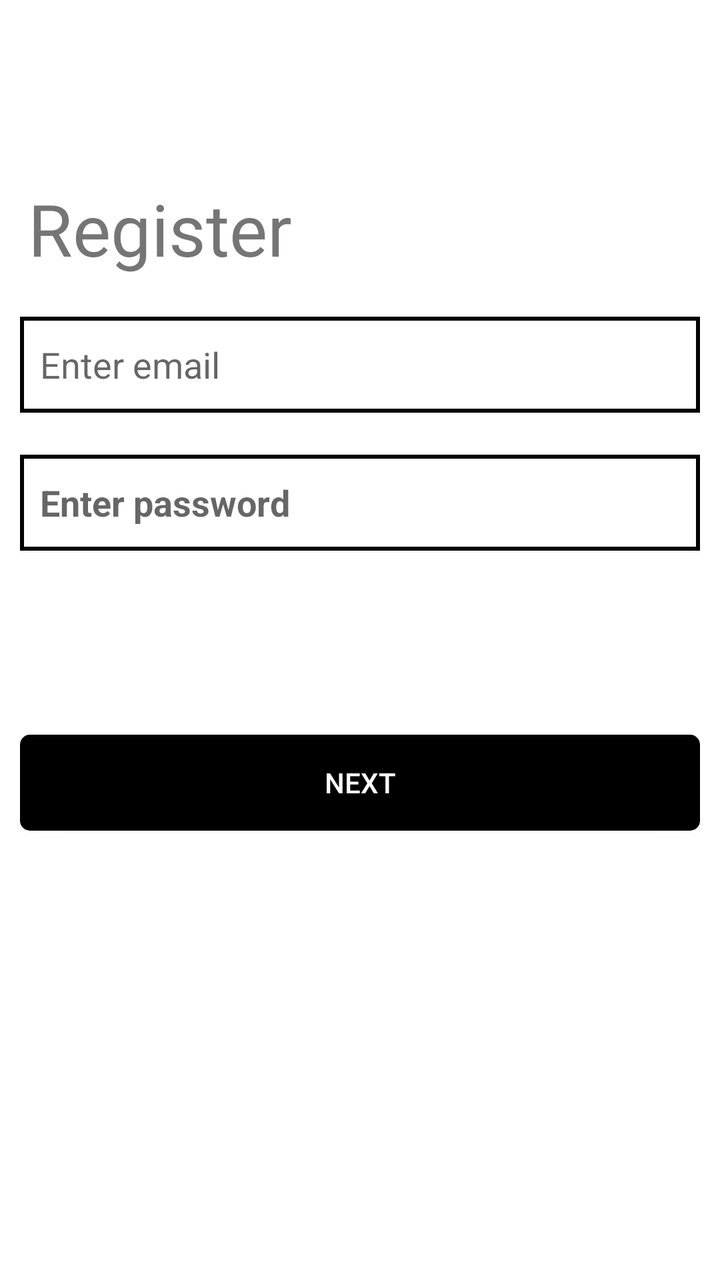
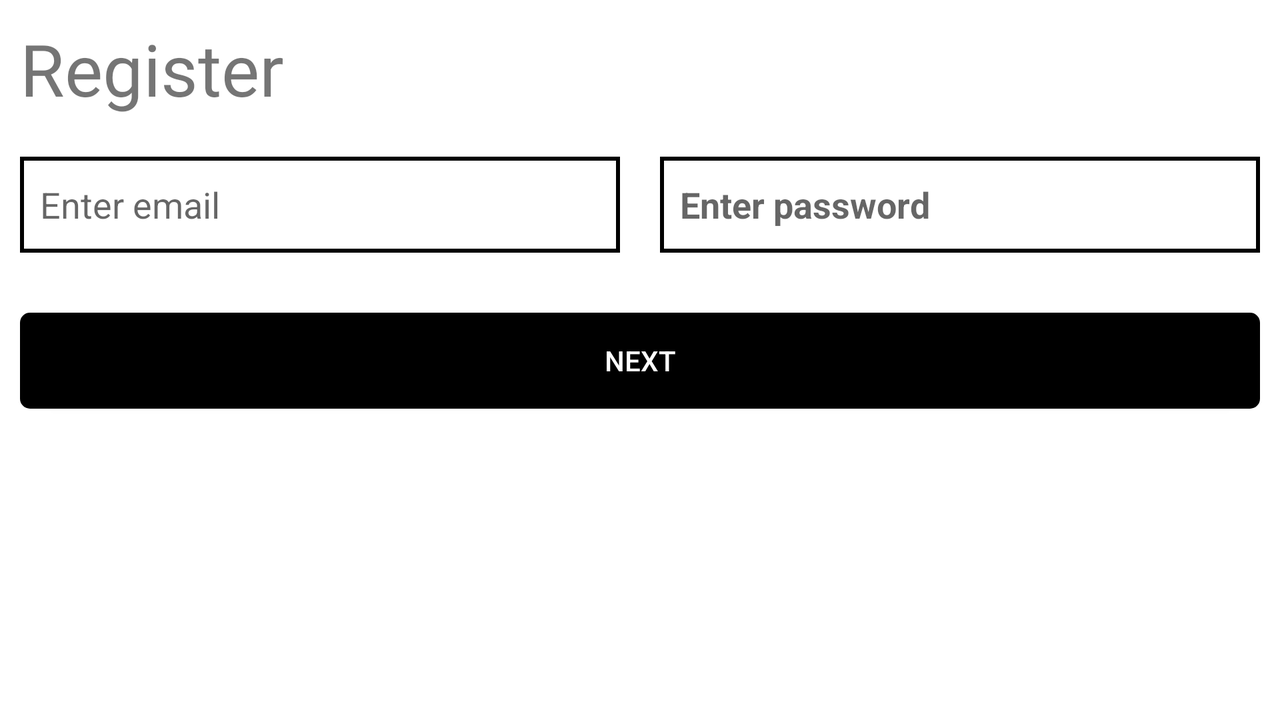

One screen, two layout resources from the same app: the default and the repository's alternative for another configuration. Each is rendered where Android would select it; the XML of both is given below.
<!-- AndroidManifest.xml: application theme Theme.TBC_HomeWork_5 -->
<!-- res/layout/register.xml -->
<?xml version="1.0" encoding="utf-8"?>
<androidx.constraintlayout.widget.ConstraintLayout xmlns:android="http://schemas.android.com/apk/res/android"
    xmlns:app="http://schemas.android.com/apk/res-auto"
    xmlns:tools="http://schemas.android.com/tools"
    android:layout_width="match_parent"
    android:layout_height="match_parent"
    android:layout_margin="10dp">

    <TextView
        android:id="@+id/fromMainLoginButton"
        android:layout_width="wrap_content"
        android:layout_height="wrap_content"
        android:layout_marginStart="4dp"
        android:layout_marginTop="80dp"
        android:fontFamily="@font/comfortaa"
        android:text="Register"
        android:textSize="36sp"
        app:layout_constraintStart_toStartOf="parent"
        app:layout_constraintTop_toTopOf="parent" />

    <EditText
        android:id="@+id/registerEmail"
        android:layout_width="match_parent"
        android:layout_height="wrap_content"
        android:layout_marginTop="20dp"
        android:background="@drawable/input"
        android:ems="10"
        android:hint="Enter email"
        android:inputType="textPersonName"
        android:minHeight="48dp"
        android:paddingStart="10dp"
        app:layout_constraintTop_toBottomOf="@+id/fromMainLoginButton"
        tools:layout_editor_absoluteX="0dp" />

    <EditText
        android:id="@+id/registerPassword"
        android:layout_width="match_parent"
        android:layout_height="wrap_content"
        android:layout_marginTop="21dp"
        android:background="@drawable/input"
        android:ems="10"
        android:hint="Enter password"
        android:inputType="textPersonName"
        android:minHeight="48dp"
        android:paddingStart="10dp"
        android:textStyle="bold"
        app:layout_constraintTop_toBottomOf="@+id/registerEmail" />

    <androidx.appcompat.widget.AppCompatButton
        android:id="@+id/registerNextButton"
        android:layout_width="match_parent"
        android:layout_height="wrap_content"
        android:layout_marginTop="92dp"
        android:background="@drawable/black_button"
        android:text="next"

        android:textColor="@color/white"
        app:layout_constraintTop_toBottomOf="@+id/registerPassword" />

    <TextView
        android:id="@+id/registerError"
        android:layout_width="wrap_content"
        android:layout_height="wrap_content"
        android:layout_marginTop="10dp"
        android:textColor="@android:color/holo_red_light"
        app:layout_constraintEnd_toEndOf="parent"
        app:layout_constraintHorizontal_bias="0.5"
        app:layout_constraintStart_toStartOf="parent"
        app:layout_constraintTop_toBottomOf="@+id/registerPassword" />

</androidx.constraintlayout.widget.ConstraintLayout>
<!-- resources referenced by this layout -->
<resources>
  <!-- drawable black_button (drawable) -->
  <?xml version="1.0" encoding="utf-8"?>
  <shape xmlns:android="http://schemas.android.com/apk/res/android">
      <solid android:color="@color/black"/>
      <stroke
          android:width="2dp"
          android:color="#000000" />
      <corners android:radius="4dp"/>
  </shape>
  <!-- drawable input (drawable) -->
  <?xml version="1.0" encoding="utf-8"?>
  <shape xmlns:android="http://schemas.android.com/apk/res/android">
          <stroke
              android:width="2dp"
              android:color="@color/black" />
  </shape>
  <style name="Theme.TBC_HomeWork_5" parent="Theme.MaterialComponents.DayNight.DarkActionBar">
          
          <item name="colorPrimary">@color/purple_500</item>
          <item name="colorPrimaryVariant">@color/purple_700</item>
          <item name="colorOnPrimary">@color/white</item>
          
          <item name="colorSecondary">@color/teal_200</item>
          <item name="colorSecondaryVariant">@color/teal_700</item>
          <item name="colorOnSecondary">@color/black</item>
          
          <item name="android:statusBarColor" tools:targetApi="l">?attr/colorPrimaryVariant</item>
          
      </style>
</resources>
<!-- res/layout-land/register.xml (the repository's variant of the layout above) -->
<!-- drawn on the phone turned sideways -->
<?xml version="1.0" encoding="utf-8"?>
<androidx.constraintlayout.widget.ConstraintLayout xmlns:android="http://schemas.android.com/apk/res/android"
    xmlns:app="http://schemas.android.com/apk/res-auto"
    xmlns:tools="http://schemas.android.com/tools"
    android:layout_width="match_parent"
    android:layout_height="match_parent"
    android:layout_margin="10dp">

    <TextView
        android:id="@+id/fromMainLoginButton"
        android:layout_width="wrap_content"
        android:layout_height="wrap_content"
        android:fontFamily="@font/comfortaa"
        android:text="Register"
        android:textSize="36sp"
        app:layout_constraintStart_toStartOf="parent"
        app:layout_constraintTop_toTopOf="parent" />

    <EditText
        android:id="@+id/registerEmail"
        android:layout_width="300dp"
        android:layout_height="wrap_content"
        android:layout_marginTop="20dp"
        android:background="@drawable/input"
        android:ems="10"
        android:hint="Enter email"
        android:inputType="textPersonName"
        android:minHeight="48dp"
        android:paddingStart="10dp"
        app:layout_constraintStart_toStartOf="parent"
        app:layout_constraintTop_toBottomOf="@+id/fromMainLoginButton" />

    <EditText
        android:id="@+id/registerPassword"
        android:layout_width="300dp"
        android:layout_height="wrap_content"
        android:layout_marginStart="20dp"
        android:layout_marginTop="20dp"
        android:background="@drawable/input"
        android:ems="10"
        android:hint="Enter password"
        android:inputType="textPersonName"
        android:minHeight="48dp"
        android:paddingStart="10dp"
        android:textStyle="bold"
        app:layout_constraintStart_toEndOf="@+id/registerEmail"
        app:layout_constraintTop_toBottomOf="@+id/fromMainLoginButton" />

    <androidx.appcompat.widget.AppCompatButton
        android:id="@+id/registerNextButton"
        android:layout_width="match_parent"
        android:layout_height="wrap_content"
        android:layout_marginTop="30dp"
        android:background="@drawable/black_button"
        android:text="next"

        android:textColor="@color/white"
        app:layout_constraintTop_toBottomOf="@+id/registerPassword" />

    <TextView
        android:id="@+id/registerError"
        android:layout_width="wrap_content"
        android:layout_height="wrap_content"
        android:layout_marginTop="5dp"
        android:textColor="@android:color/holo_red_light"
        app:layout_constraintEnd_toEndOf="parent"
        app:layout_constraintHorizontal_bias="0.469"
        app:layout_constraintStart_toStartOf="parent"
        app:layout_constraintTop_toBottomOf="@+id/registerNextButton" />

</androidx.constraintlayout.widget.ConstraintLayout>
